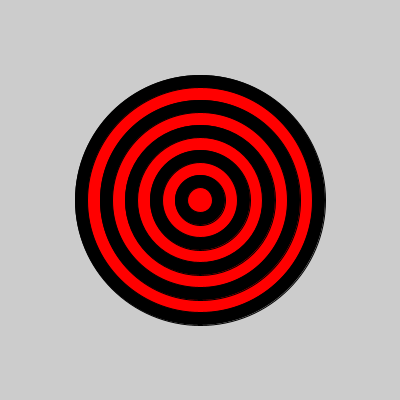
Frame 1 (no input)
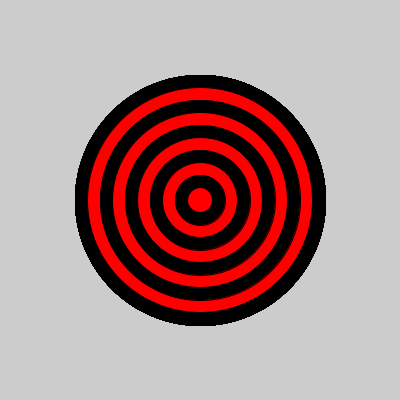
Frame 60 (the mouse pressed at the canvas centre just before this capture)
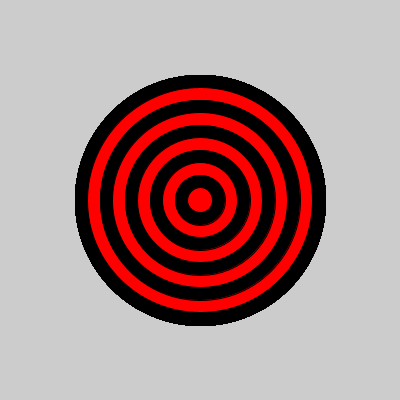
Frame 120 (the mouse held since frame 60 and released just before this capture)

The Processing sketch that drew these frames (run headless with seeded random() and noise(); from frame 60 on, the mouse is pressed at the canvas centre):

// Processing sketch: bulls_eye
// ── bulls_eye.pde
void setup(){

size(400, 400);
}
void draw() {
  for(int i = 10; i> 0; i--){
    if(i%2 == 0){
      fill(0);
    }
    else{
      fill(#FF0000);
    }
  ellipse(200, 200, i*25, i*25);
  }
  
}
